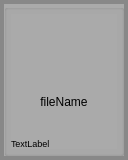
<?xml version="1.0" encoding="UTF-8"?>
<ui version="4.0">
 <class>WidgetFile</class>
 <widget class="QWidget" name="WidgetFile">
  <property name="geometry">
   <rect>
    <x>0</x>
    <y>0</y>
    <width>128</width>
    <height>160</height>
   </rect>
  </property>
  <property name="windowTitle">
   <string>Form</string>
  </property>
  <property name="styleSheet">
   <string notr="true">background-color: #888888</string>
  </property>
  <layout class="QVBoxLayout" name="verticalLayout_2">
   <property name="leftMargin">
    <number>4</number>
   </property>
   <property name="topMargin">
    <number>4</number>
   </property>
   <property name="rightMargin">
    <number>4</number>
   </property>
   <property name="bottomMargin">
    <number>4</number>
   </property>
   <item>
    <widget class="QGroupBox" name="groupBox">
     <property name="enabled">
      <bool>true</bool>
     </property>
     <property name="styleSheet">
      <string notr="true">background-color: #AAAAAA</string>
     </property>
     <property name="title">
      <string/>
     </property>
     <property name="alignment">
      <set>Qt::AlignmentFlag::AlignCenter</set>
     </property>
     <layout class="QHBoxLayout" name="horizontalLayout">
      <property name="spacing">
       <number>0</number>
      </property>
      <property name="leftMargin">
       <number>4</number>
      </property>
      <property name="topMargin">
       <number>4</number>
      </property>
      <property name="rightMargin">
       <number>4</number>
      </property>
      <property name="bottomMargin">
       <number>4</number>
      </property>
      <item>
       <layout class="QVBoxLayout" name="verticalLayout" stretch="6,3,1">
        <item>
         <widget class="WidgetSquareImage" name="fileIcon">
          <property name="sizePolicy">
           <sizepolicy hsizetype="Preferred" vsizetype="Preferred">
            <horstretch>0</horstretch>
            <verstretch>0</verstretch>
           </sizepolicy>
          </property>
          <property name="text">
           <string/>
          </property>
          <property name="scaledContents">
           <bool>true</bool>
          </property>
          <property name="alignment">
           <set>Qt::AlignmentFlag::AlignCenter</set>
          </property>
         </widget>
        </item>
        <item>
         <widget class="QLabel" name="fileName">
          <property name="text">
           <string>fileName</string>
          </property>
          <property name="alignment">
           <set>Qt::AlignmentFlag::AlignHCenter|Qt::AlignmentFlag::AlignTop</set>
          </property>
         </widget>
        </item>
        <item>
         <widget class="QLabel" name="fileType">
          <property name="font">
           <font>
            <pointsize>7</pointsize>
           </font>
          </property>
          <property name="text">
           <string>TextLabel</string>
          </property>
          <property name="alignment">
           <set>Qt::AlignmentFlag::AlignBottom|Qt::AlignmentFlag::AlignLeading|Qt::AlignmentFlag::AlignLeft</set>
          </property>
         </widget>
        </item>
       </layout>
      </item>
     </layout>
    </widget>
   </item>
  </layout>
 </widget>
 <customwidgets>
  <customwidget>
   <class>WidgetSquareImage</class>
   <extends>QLabel</extends>
   <header>widgetsquareimage.h</header>
  </customwidget>
 </customwidgets>
 <resources/>
 <connections/>
</ui>
